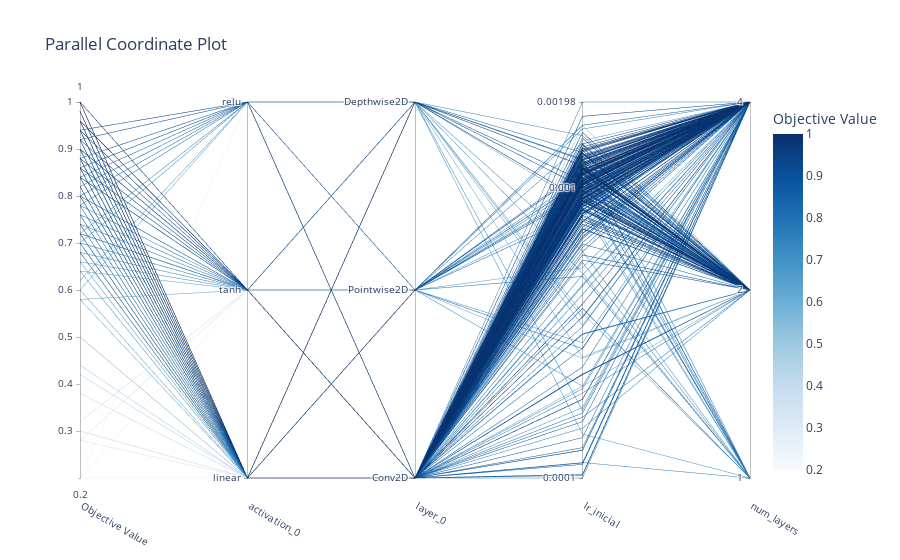

This figure's notebook cell:
### Code cell
plot_parallel_coordinate(
    study,
    [
        "lr_inicial",
        "num_layers",
        "layer_0",
        "activation_0",
    ],
)

### Figure 1 — Plotly figure (JSON) as saved in the notebook; plotly's stock layout.template omitted (floating-point values rounded to 4 significant figures; data arrays with more than 128 entries replaced by an {"elided": "..."} marker saying what was removed)
{"data": [{"dimensions": [{"label": "Objective Value", "range": [0.2, 1], "values": {"elided": "300 float values"}}, {"label": "activation_0", "range": [0, 2], "ticktext": ["linear", "tanh", "relu"], "tickvals": [0, 1, 2], "values": {"elided": "300 int values"}}, {"label": "layer_0", "range": [0, 2], "ticktext": ["Conv2D", "Pointwise2D", "Depthwise2D"], "tickvals": [0, 1, 2], "values": {"elided": "300 int values"}}, {"label": "lr_inicial", "range": [-3.999, -2.704], "ticktext": ["0.0001", "0.001", "0.00198"], "tickvals": [-3.999, -3, -2.704], "values": {"elided": "300 float values"}}, {"label": "num_layers", "range": [0, 2], "ticktext": ["1", "2", "4"], "tickvals": [0, 1, 2], "values": {"elided": "300 int values"}}], "labelangle": 30, "labelside": "bottom", "line": {"color": {"elided": "300 float values"}, "colorbar": {"title": {"text": "Objective Value"}}, "colorscale": [[0, "rgb(247,251,255)"], [0.125, "rgb(222,235,247)"], [0.25, "rgb(198,219,239)"], [0.375, "rgb(158,202,225)"], [0.5, "rgb(107,174,214)"], [0.625, "rgb(66,146,198)"], [0.75, "rgb(33,113,181)"], [0.875, "rgb(8,81,156)"], [1, "rgb(8,48,107)"]], "reversescale": false, "showscale": true}, "type": "parcoords"}], "layout": {"title": {"text": "Parallel Coordinate Plot"}}}
